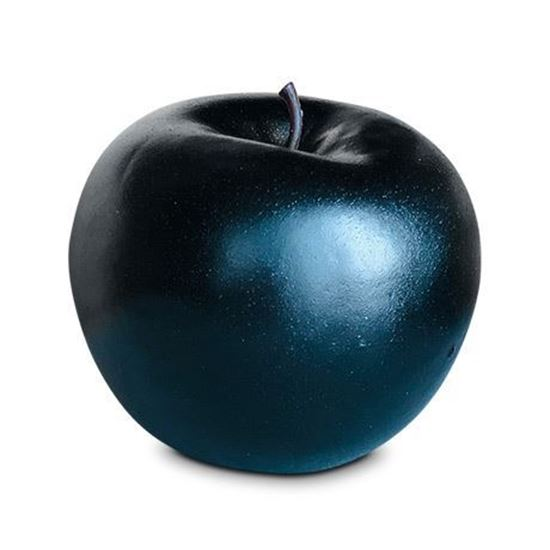
#> input picture apple.jpeg, 550 x 550 px
$ python 'Deneme18 - Adaptive Tresholding.py'
#> lines starting #> are read from the running program, lines starting #| are printed output that depends on the picture; after the words box and inside, x2 and y2 are one past the last pixel; in counts of white or black regions, pixels touching at a corner belong together
import cv2
image = cv2.imread("apple.jpeg",0)
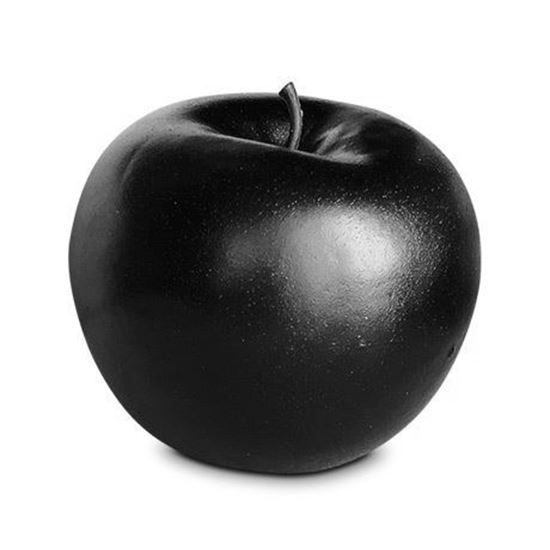
#> image: shape (550, 550); min 0, max 255, mean 168.9
image = cv2.blur(image,(3,3))
# Simple Thresholding
ret, thresh = cv2.threshold(image,127,255,cv2.THRESH_BINARY)
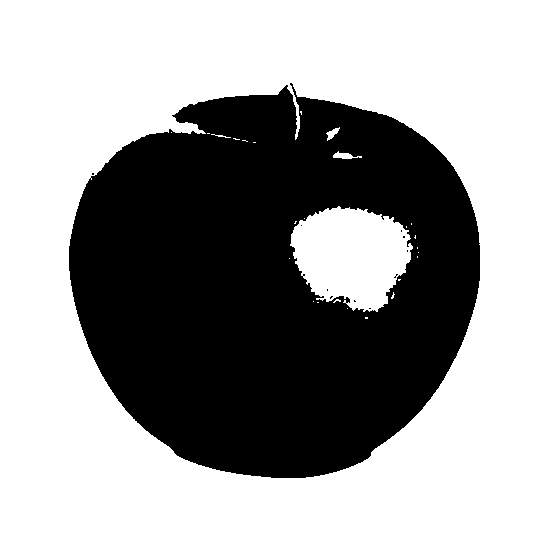
#> thresh: shape (550, 550); 62.1% white; 11 black regions (10 under 20 px), largest, box (x1, y1, x2, y2) and area: (69, 83, 480, 478) 114526
# Adaptive Thresholding
thresh2 = cv2.adaptiveThreshold(image,255,cv2.ADAPTIVE_THRESH_MEAN_C,cv2.THRESH_BINARY,15,8)
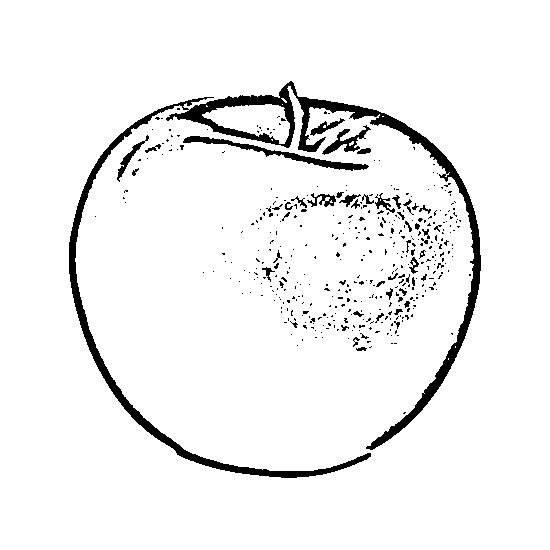
#> thresh2: shape (550, 550); 94.7% white; 422 black regions (374 under 20 px), largest, box (x1, y1, x2, y2) and area: (69, 81, 481, 478) 10917, (183, 136, 369, 171) 1006, (322, 125, 371, 155) 426
thresh3 = cv2.adaptiveThreshold(image,255,cv2.ADAPTIVE_THRESH_GAUSSIAN_C,cv2.THRESH_BINARY,15,8)
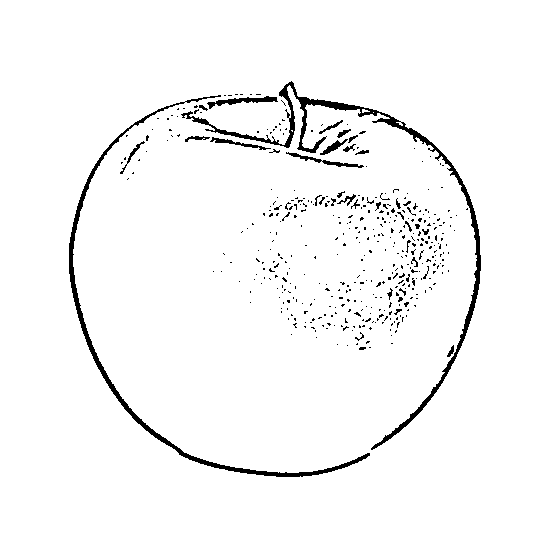
#> thresh3: shape (550, 550); 96.8% white; 426 black regions (395 under 20 px), largest, box (x1, y1, x2, y2) and area: (181, 81, 481, 450) 3456, (69, 95, 370, 477) 2676, (207, 96, 278, 109) 320
cv2.imshow("Mean", image)
cv2.imshow("simple", thresh)
cv2.imshow("adaptive", thresh2)
cv2.imshow("adaptive2", thresh3)
cv2.waitKey(0)
cv2.destroyAllWindows()
